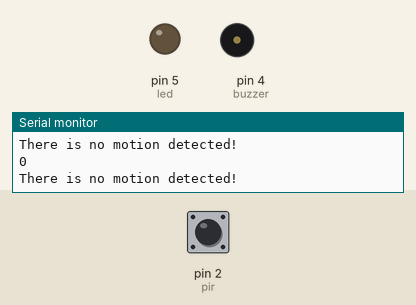
Simulated run of this sketch. Board: Arduino Uno, built with avr-gcc and run on an emulated ATmega328P. Shown: output pins drawn as LEDs (lit = HIGH), buzzer (waves = sounding, pin HIGH), the last lines printed to the serial monitor. Dashed ring = blinking. Inputs (shaded band) come from the test bench; at power-on: pin 2 (pir) LOW.

Above: at 1.2 s.
1.3 s: pin 2 (pir) driven HIGH
At 1.8 s:
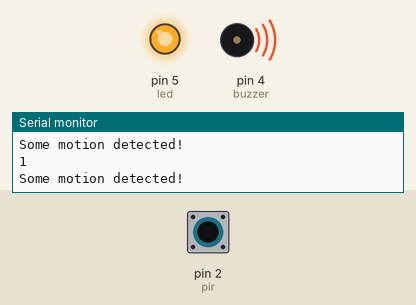
2.8 s: pin 2 (pir) driven LOW
At 3.7 s:
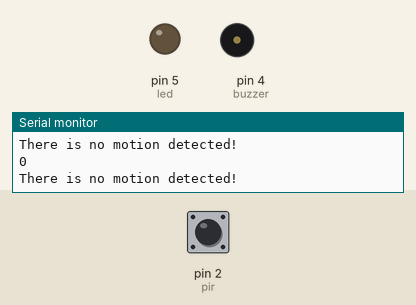
5.8 s: pin 2 (pir) pulsed HIGH 2 times (0.12 s each, 0.3 s apart)
At 5.9 s:
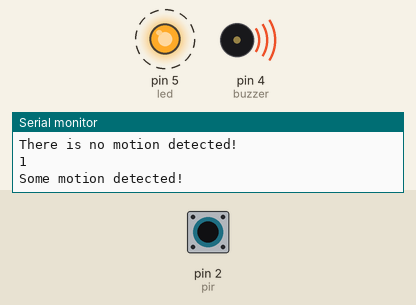
9.4 s: pin 2 (pir) pulsed HIGH 5 times (0.12 s each, 0.3 s apart)
At 11.5 s:
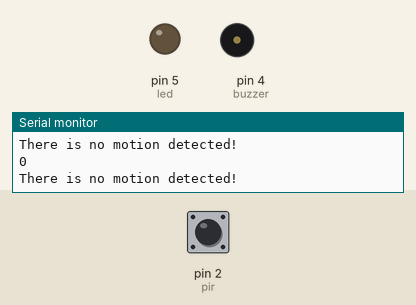
Timing chart, 0 to 13.0 s (numbered marks = the images above; inputs shaded):
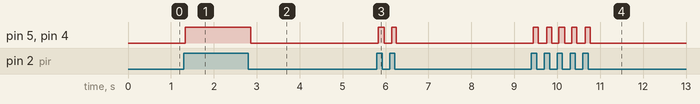

Measured:
- after the input at 1.3 s, pin 5 (led), pin 4 (buzzer): LOW → HIGH at once
- after the input at 2.8 s, pin 5 (led), pin 4 (buzzer): HIGH → LOW after 0.05 s
- after the input at 5.8 s, pin 5 (led), pin 4 (buzzer): alternates HIGH for 0.13 s and LOW for 0.16 s, 4 changes in all, then stays LOW, starting at once
- after the input at 9.4 s, pin 5 (led), pin 4 (buzzer): alternates HIGH for 0.12 s and LOW for 0.18 s, 10 changes in all, then stays LOW, starting at once

The sketch:

PIR_motion_detector.ino
```cpp
int pir=2;
int pirState=3;
int buzzer=4;
int led=5;

void setup() {
  pinMode(pir, INPUT);
  pinMode(buzzer, OUTPUT);
  pinMode(led, OUTPUT);
  Serial.begin(9600);

}

void loop() {
  pirState=digitalRead(pir);
  Serial.println(pirState);
  if (pirState==HIGH) {
    Serial.println("Some motion detected!");
    digitalWrite(led, HIGH);
    digitalWrite(buzzer, HIGH);
  }
  else{
    Serial.println("There is no motion detected!");
    digitalWrite(led, LOW);
    digitalWrite(buzzer, LOW);
  }

}
```
